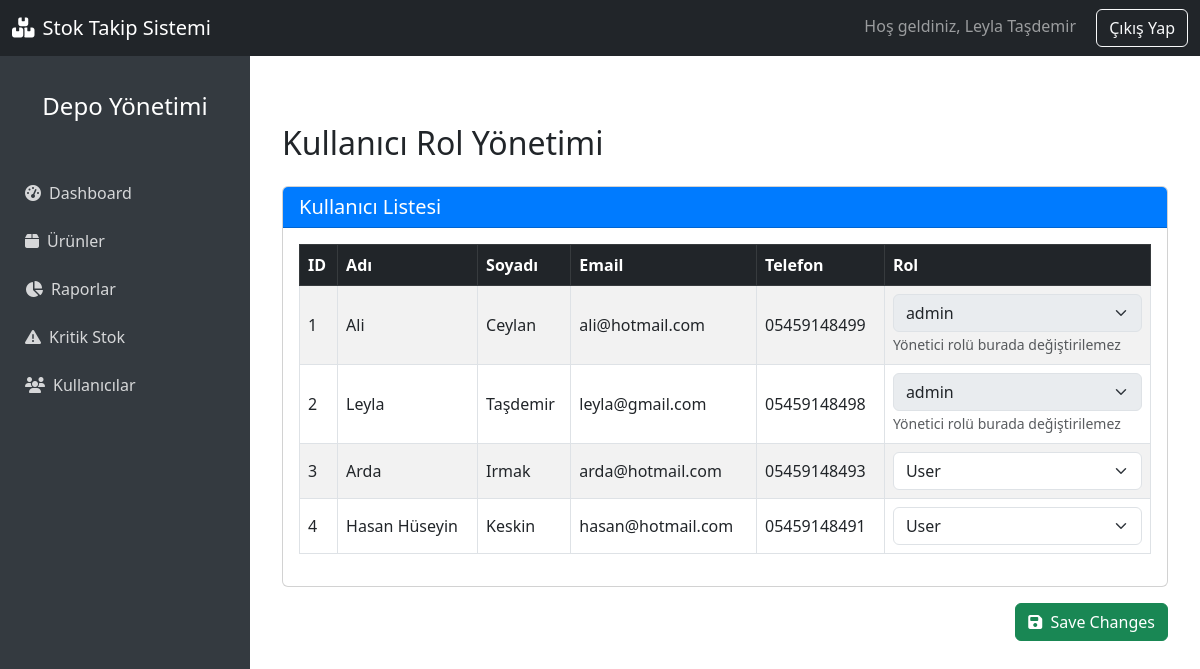
Page /admin_authorization (signed in) on the committed database.
### app.py (models this page shows, shortened)
class User(UserMixin, db.Model):
    id = db.Column(db.Integer, primary_key=True) # essiz id tanimi
    firstName = db.Column(db.String(100), nullable=False) #firstName=form ıcındekı degerı al ve gonder
    lastName = db.Column(db.String(100), nullable=False) #lastName=form ıcındekı degerı al ve gonder
    email = db.Column(db.String(100), unique=True, nullable=False) #email verısı
    role = db.Column(db.String(100), nullable=False, default="User") #role verısı
    phone = db.Column(db.String(15), nullable=False) #phone verısı
    password = db.Column(db.String(100), nullable=False) #password verısı
    confirmPassword = db.Column(db.String(100), nullable=True) #confirmPassword verısı
    urunler = db.relationship('Product', back_populates='user', cascade='all, delete-orphan') #ürünler ile kullanıcı arasında ilişki tanımı

### app.py (the view, shortened to what this page needs)
@app.route('/admin_authorization', methods=['GET','POST'])
@login_required
def admin_authorization():
    users = User.query.all()
    return render_template('admin_authorization.html', users=users)

### app.py (called while the page is built)
@login_manager.user_loader
def load_user(id):
    return User.query.get(int(id))

### templates/admin_authorization.html (shortened to what this page needs)
{% extends "dashboardbase.html" %}
{% block content %}
<link href="https://cdn.jsdelivr.net/npm/bootstrap@5.3.0/dist/css/bootstrap.min.css" rel="stylesheet"/>
<div class="container mt-5">
  <h2 class="mb-4">Kullanıcı Rol Yönetimi</h2>
  <form action="{{ url_for('admin_authorization') }}" method="POST">
    <div class="card">
      <div class="card-header bg-primary text-white">
        <h5 class="mb-0">Kullanıcı Listesi</h5>
      </div>
      <div class="card-body table-responsive">
        <table class="table table-striped table-bordered align-middle">
          <thead class="table-dark">
            <tr>
               <th>ID</th>
              <th>Adı</th>
              <th>Soyadı</th>
              <th>Email</th>
              <th>Telefon</th>
              <th>Rol</th>
            </tr>
          </thead>
          <tbody>
            {% for user in users %}
              <tr>
                <td>{{ user.id }}</td>
                <td>{{ user.firstName }}</td>
                <td>{{ user.lastName }}</td>
                <td>{{ user.email }}</td>
                <td>{{ user.phone }}</td>
                <td>
                  <select name="role_{{ user.id }}" class="form-select" {% if user.role == 'admin' %} disabled {% endif %}>
                    <option value="user" {% if user.role == 'user' %}selected{% endif %}>User</option>
                    <option value="admin" {% if user.role == 'admin' %}selected{% endif %}>admin</option>
                  </select>
                  {% if user.role == 'admin' %}
                    <small class="text-muted">Yönetici rolü burada değiştirilemez</small>
                  {% endif %}
                </td>
              </tr>
            {% endfor %}
          </tbody>
        </table>
      </div>
    </div>
    <div class="mt-3 text-end">
      <button type="submit" class="btn btn-success">
        <i class="fas fa-save me-1"></i> Save Changes
      </button>
    </div>
  </form>
</div>
{% endblock %}

### templates/dashboardbase.html (shortened to what this page needs)
<!DOCTYPE html>
<html lang="tr">
  <head>
    <link rel="stylesheet" href="https://cdn.jsdelivr.net/npm/bootstrap@5.3.0/dist/css/bootstrap.min.css"/>
    <link rel="stylesheet" href="https://cdnjs.cloudflare.com/ajax/libs/font-awesome/6.4.0/css/all.min.css"/>
    <link rel="stylesheet" href="{{ url_for('static', filename='dashboard.css') }}?v=1.0">
  </head>
  <body>
    <nav class="navbar navbar-expand-lg navbar-dark bg-dark fixed-top">
      <div class="container-fluid">
        <a class="navbar-brand" href="{{ url_for('home') }}">
          <i class="fas fa-boxes me-2"></i>Stok Takip Sistemi
        </a>
        <div class="auth-buttons">
          {% if current_user.is_authenticated %}
              <span class="navbar-text me-3">Hoş geldiniz, {{ current_user.firstName }} {{ current_user.lastName }}</span>
              <a href="{{ url_for('logout') }}" class="btn btn-outline-light">Çıkış Yap</a>
          {% endif %}
      </div>
    </nav>
    <div class="sidebar" id="sidebar">
      <div class="text-center mb-4 p-3">
        <h4>Depo Yönetimi</h4>
      </div>
      <ul class="nav flex-column">
        <li class="nav-item">
          <a class="nav-link" href="{{ url_for('dashboard') }}">
            <i class="fas fa-tachometer-alt me-2"></i>Dashboard
          </a>
        </li>
        <li class="nav-item">
          <a class="nav-link" href="{{ url_for('products') }}">
            <i class="fas fa-box me-2"></i>Ürünler
          </a>
        </li>
        <li class="nav-item">
          <a class="nav-link" href="{{ url_for('reports') }}">
            <i class="fas fa-chart-pie me-2"></i>Raporlar
          </a>
        </li>
        <li class="nav-item">
          <a class="nav-link" href="{{ url_for('critical_stock') }}">
            <i class="fas fa-exclamation-triangle me-2"></i>Kritik Stok
          </a>
        </li>
        <li class="nav-item">
          <a class="nav-link" href="{{ url_for('users') }}">
            <i class="fas fa-users me-2"></i>Kullanıcılar
          </a>
        </li>
      </ul>
    </div>
    <div class="main-content" id="mainContent">
     {% block content %}
     {% endblock %}
    </div>
  </body>
</html>

### static/dashboard.css (style rules this page uses)
body { padding-top: 56px; background-color: #f8f9fa; }
.sidebar { height: 100vh; position: fixed; left: 0; width: 250px; background-color: #343a40; padding-top: 20px; color: white; transition: transform 0.3s ease; transform: translateX(0); z-index: 1040; }
.sidebar a { color: rgba(255, 255, 255, 0.8); padding: 10px 15px; text-decoration: none; display: block; transition: all 0.2s; border-radius: 4px; margin: 2px 10px; }
.main-content { margin-left: 250px; padding: 20px; transition: margin-left 0.3s ease; }
.card-header.bg-primary { background-color: #007bff !important; }

### rows in the picture
User: firstName "Leyla", lastName "Taşdemir", id "2", email "leyla@gmail.com", phone "05459148498", role+id "admin", shows "Yönetici rolü burada değiştirilemez"
User: id "1", firstName "Ali", lastName "Ceylan", email "ali@hotmail.com", phone "05459148499", role+id "admin", shows "Yönetici rolü burada değiştirilemez"
User: id "3", firstName "Arda", lastName "Irmak", email "arda@hotmail.com", phone "05459148493", role+id "User"
User: id "4", firstName "Hasan Hüseyin", lastName "Keskin", email "hasan@hotmail.com", phone "05459148491", role+id "User"
